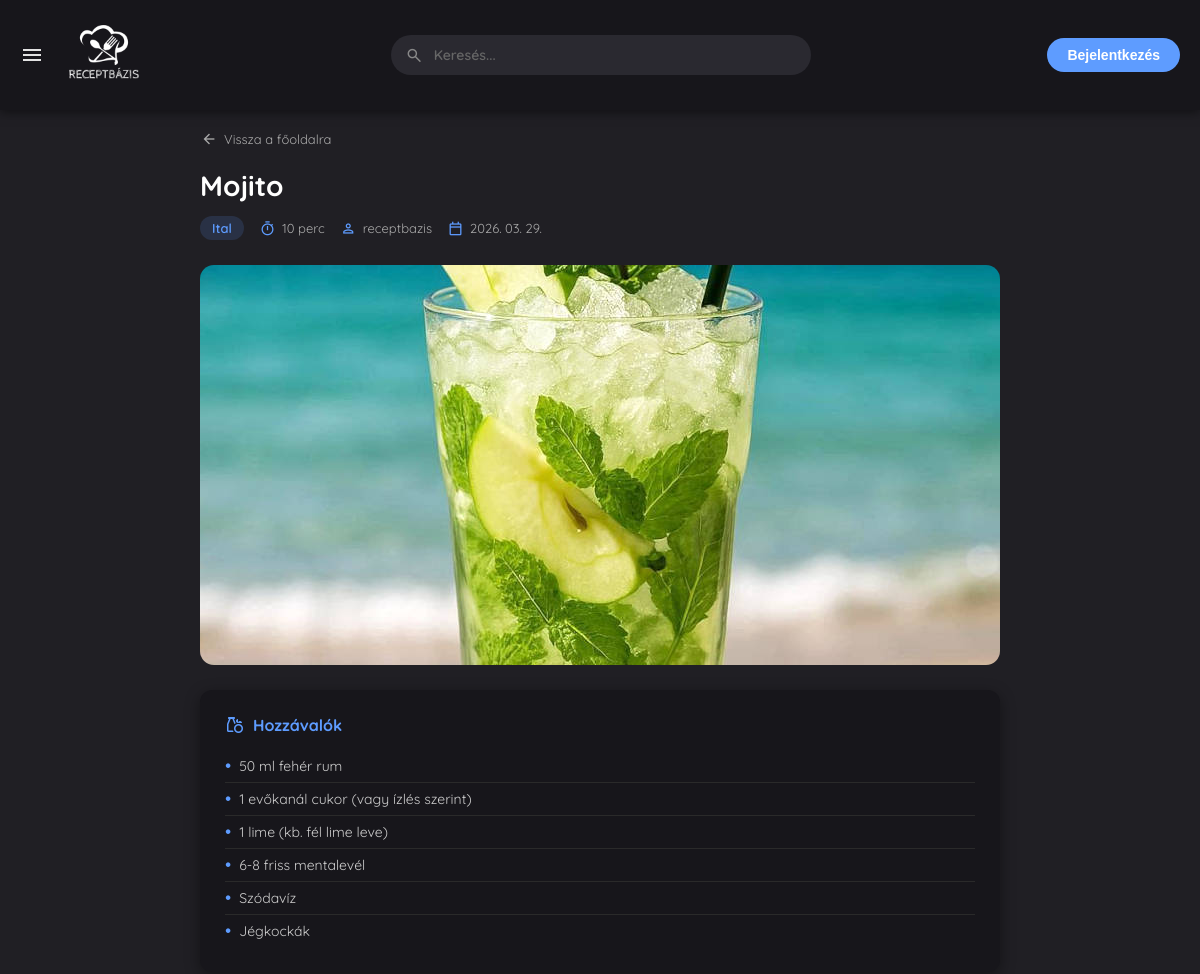
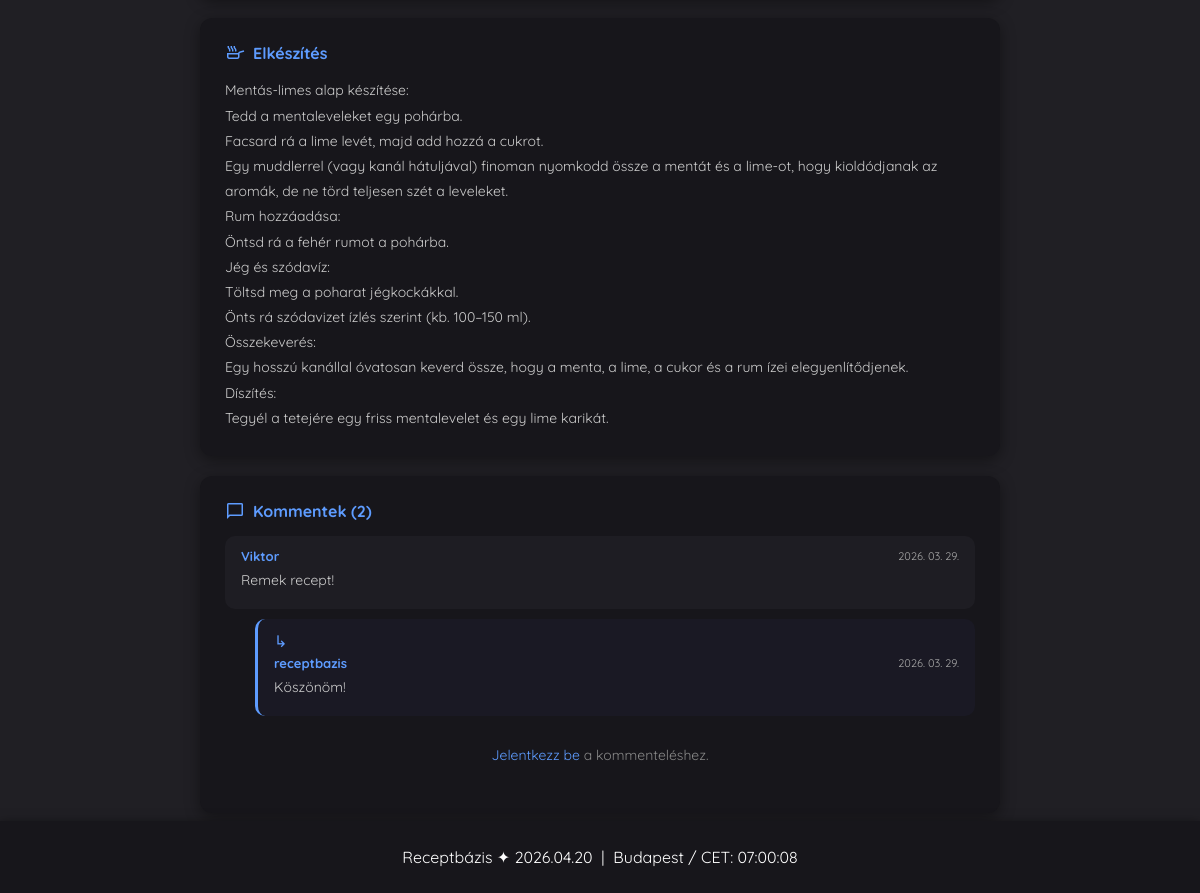
The page /recept.php?id=14 on the database its author committed (2 pictures, top to bottom).
### tables this page shows
CREATE TABLE `receptek` (
  `id` int(11) NOT NULL,
  `felhasznalo_id` int(11) NOT NULL,
  `cim` varchar(150) NOT NULL,
  `leiras` text NOT NULL,
  `hozzavalok` text NOT NULL,
  `elkeszitesi_ido` int(11) DEFAULT NULL,
  `letrehozva` timestamp NOT NULL DEFAULT current_timestamp(),
  `kategoria` varchar(50) NOT NULL,
  `indexkep` varchar(255) DEFAULT NULL,
  `receptkep` varchar(255) DEFAULT NULL,
  `youtube_link` varchar(255) DEFAULT NULL
);

CREATE TABLE `felhasznalok` (
  `id` int(11) NOT NULL,
  `felhasznalonev` varchar(50) NOT NULL,
  `email` varchar(100) NOT NULL,
  `jelszo` varchar(255) NOT NULL,
  `regisztracio_ideje` timestamp NOT NULL DEFAULT current_timestamp(),
  `profilkep` varchar(255) DEFAULT NULL,
  `is_admin` tinyint(1) NOT NULL DEFAULT 0
);

CREATE TABLE `kommentek` (
  `id` int(11) NOT NULL,
  `recept_id` int(11) NOT NULL,
  `felhasznalo_id` int(11) NOT NULL,
  `szoveg` text NOT NULL,
  `datum` timestamp NOT NULL DEFAULT current_timestamp(),
  `parent_id` int(11) DEFAULT NULL
);

### recept.php (the view, shortened to what this page needs)
<?php
include 'adatkapcsolat.php';
$receptId = intval($_GET['id']);
$stmt = $conn->prepare("
    SELECT receptek.*, felhasznalok.felhasznalonev, felhasznalok.id AS szerzo_id
    FROM receptek
    JOIN felhasznalok ON receptek.felhasznalo_id = felhasznalok.id
    WHERE receptek.id = ?
");
$stmt->bind_param("i", $receptId);
$stmt->execute();
$recept = $stmt->get_result()->fetch_assoc();
$stmt = $conn->prepare("
    SELECT kommentek.id, kommentek.szoveg, kommentek.datum, kommentek.parent_id,
           felhasznalok.felhasznalonev, felhasznalok.id AS felhasznalo_id
    FROM kommentek
    JOIN felhasznalok ON kommentek.felhasznalo_id = felhasznalok.id
    WHERE kommentek.recept_id = ?
    ORDER BY kommentek.datum ASC
");
$stmt->bind_param("i", $receptId);
$stmt->execute();
$osszes_komment = $stmt->get_result()->fetch_all(MYSQLI_ASSOC);
$kommentekById = [];
$gyokerek = [];
foreach ($osszes_komment as &$k) {
    $k['valaszok'] = [];
    $kommentekById[$k['id']] = &$k;
}
foreach ($kommentekById as $id => &$k) {
    if ($k['parent_id'] === null) {
        $gyokerek[] = &$k;
    } elseif (isset($kommentekById[$k['parent_id']])) {
        $kommentekById[$k['parent_id']]['valaszok'][] = &$k;
    }
}
$ytEmbed = null;
function kommentKiir($k, $receptId, $bejelentkezve, $melyseg = 0) {
    $bal = $melyseg > 0 ? 'margin-left:' . min($melyseg * 30, 60) . 'px;' : '';
    $kid = (int) $k['id'];
    ?>
    <div class="komment-elem<?= $melyseg > 0 ? ' valasz-elem' : '' ?>" id="komment-<?= $kid ?>" style="<?= $bal ?>">
        <?php if ($melyseg > 0): ?><div class="valasz-jelzo">↳</div><?php endif; ?>
        <div class="komment-fejlec">
            <a href="profil.php?id=<?= (int) $k['felhasznalo_id'] ?>" class="komment-nev">
                <?= htmlspecialchars($k['felhasznalonev']) ?>
            </a>
            <span class="komment-datum"><?= date('Y. m. d.', strtotime($k['datum'])) ?></span>
        </div>
        <p class="komment-szoveg"><?= htmlspecialchars($k['szoveg']) ?></p>
    </div>
    <?php foreach ($k['valaszok'] as $valasz): ?>
        <?php kommentKiir($valasz, $receptId, $bejelentkezve, $melyseg + 1); ?>
    <?php endforeach; ?>
    <?php
}
?>
<!DOCTYPE html>
<html lang="hu">
<head>
    <link rel="stylesheet" href="style.css">
</head>
<body class="sotettema">
<?php include 'header.php'; ?>
<div class="recept-oldal">
    <a href="home.php" class="vissza-link">
        <span class="material-symbols-outlined" style="font-size:18px;">arrow_back</span>
        Vissza a főoldalra
    </a>
    <h1 class="recept-cim"><?= htmlspecialchars($recept['cim']) ?></h1>
    <div class="recept-meta">
        <span class="kat-badge"><?= htmlspecialchars($recept['kategoria']) ?></span>
        <?php if (!empty($recept['elkeszitesi_ido'])): ?>
            <span class="meta-elem">
                <span class="material-symbols-outlined">timer</span>
                <?= $recept['elkeszitesi_ido'] ?> perc
            </span>
        <?php endif; ?>
        <span class="meta-elem">
            <span class="material-symbols-outlined">person</span>
            <a href="profil.php?id=<?= (int) $recept['szerzo_id'] ?>">
                <?= htmlspecialchars($recept['felhasznalonev']) ?>
            </a>
        </span>
        <span class="meta-elem">
            <span class="material-symbols-outlined">calendar_today</span>
            <?= date('Y. m. d.', strtotime($recept['letrehozva'])) ?>
        </span>
    </div>
    <?php if ($ytEmbed): ?>
        <iframe class="yt-iframe" src="<?= $ytEmbed ?>" allowfullscreen style="margin-bottom:20px;"></iframe>
    <?php elseif (!empty($recept['receptkep']) && file_exists($recept['receptkep'])): ?>
        <img src="<?= htmlspecialchars($recept['receptkep']) ?>" alt="<?= htmlspecialchars($recept['cim']) ?>" class="recept-boritokep">
    <?php elseif (!empty($recept['indexkep']) && file_exists($recept['indexkep'])): ?>
        <img src="<?= htmlspecialchars($recept['indexkep']) ?>" alt="<?= htmlspecialchars($recept['cim']) ?>" class="recept-boritokep">
    <?php endif; ?>
    <div class="blokk">
        <h2 class="blokk-cim">
            <span class="material-symbols-outlined">grocery</span>
            Hozzávalók
        </h2>
        <ul class="hozzavalok-lista">
            <?php foreach (explode("\n", trim($recept['hozzavalok'])) as $sor): ?>
                <?php $sor = trim($sor); if ($sor === '') continue; ?>
                <li><?= htmlspecialchars($sor) ?></li>
            <?php endforeach; ?>
        </ul>
    </div>
    <div class="blokk">
        <h2 class="blokk-cim">
            <span class="material-symbols-outlined">skillet</span>
            Elkészítés
        </h2>
        <p class="leiras"><?= htmlspecialchars($recept['leiras']) ?></p>
    </div>
    <div class="blokk" id="kommentek">
        <h2 class="blokk-cim">
            <span class="material-symbols-outlined">chat_bubble</span>
            Kommentek (<?= count($osszes_komment) ?>)
        </h2>
        <?php if (count($gyokerek) > 0): ?>
            <div class="komment-lista">
                <?php foreach ($gyokerek as $k): ?>
                    <?php kommentKiir($k, $receptId, isset($_SESSION['user_id'])); ?>
                <?php endforeach; ?>
            </div>
        <?php else: ?>
            <p class="nincs-komment">Még nincs komment ehhez a recepthez.</p>
        <?php endif; ?>
        <?php if (isset($_SESSION['user_id'])): ?>
            <form method="POST" action="recept.php?id=<?= $receptId ?>" class="komment-urlap" style="margin-top:10px;">
                <textarea name="szoveg" rows="3" placeholder="Írd ide a kommentedet..." required></textarea>
                <button type="submit" class="gomb">Küldés</button>
            </form>
        <?php else: ?>
            <p class="nem-bejelentkezett">
                <a href="login.php">Jelentkezz be</a> a kommenteléshez.
            </p>
        <?php endif; ?>
    </div>
</div>
<?php include 'footer.php'; ?>
</body>
</html>

### style.css (style rules this page uses)
body, html { margin: 0; padding: 0; width: 100%; height: 100%; overflow-x: hidden; font-family: 'Quicksand', sans-serif; }
body.sotettema { background-color: #201F24; color: #ffffff; }

### recept.php (style rules this page uses)
.recept-oldal { max-width: 800px; margin: 130px auto 80px auto; padding: 0 20px; }
.recept-boritokep { width: 100%; max-height: 400px; object-fit: cover; border-radius: 14px; display: block; margin-bottom: 25px; }
.recept-cim { font-size: 28px; font-weight: 700; margin: 0 0 12px 0; line-height: 1.3; }
body.sotettema .recept-cim { color: #fff; }
.recept-meta { display: flex; flex-wrap: wrap; gap: 15px; margin-bottom: 25px; font-size: 13px; }
.meta-elem { display: flex; align-items: center; gap: 6px; color: #aaa; }
.meta-elem a { color: #aaa; text-decoration: none; }
.meta-elem .material-symbols-outlined { font-size: 17px; color: #5e9cff; }
.kat-badge { background-color: rgba(94,156,255,0.15); color: #5e9cff; padding: 4px 12px; border-radius: 20px; font-weight: 600; font-size: 13px; }
.blokk { border-radius: 12px; padding: 25px; margin-bottom: 20px; }
body.sotettema .blokk { background-color: #17161B; box-shadow: 0 4px 15px rgba(0,0,0,0.4); }
.blokk-cim { font-size: 16px; font-weight: 700; color: #5e9cff; margin: 0 0 15px 0; display: flex; align-items: center; gap: 8px; }
.blokk-cim .material-symbols-outlined { font-size: 20px; }
.hozzavalok-lista { list-style: none; padding: 0; margin: 0; }
.hozzavalok-lista li { padding: 7px 0; border-bottom: 1px solid #2a2a2a; font-size: 14px; display: flex; align-items: center; gap: 8px; }
body.sotettema .hozzavalok-lista li { color: #ccc; border-bottom-color: #2a2a2a; }
.hozzavalok-lista li:last-child { border-bottom: none; }
.hozzavalok-lista li::before { content: "•"; color: #5e9cff; font-size: 18px; line-height: 1; }
.leiras { font-size: 14px; line-height: 1.8; white-space: pre-line; margin: 0; }
body.sotettema .leiras { color: #ccc; }
.komment-lista { display: flex; flex-direction: column; gap: 10px; margin-bottom: 20px; }
.komment-elem { border-radius: 10px; padding: 12px 16px; }
body.sotettema .komment-elem { background-color: #1e1d23; }
.valasz-elem { border-left: 3px solid #5e9cff; }
body.sotettema .valasz-elem { background-color: #1a1924; }
.valasz-jelzo { font-size: 16px; color: #5e9cff; margin-bottom: 4px; }
.komment-fejlec { display: flex; justify-content: space-between; align-items: center; margin-bottom: 6px; }
.komment-nev { font-weight: 700; font-size: 13px; color: #5e9cff; text-decoration: none; }
.komment-datum { font-size: 11px; }
body.sotettema .komment-datum { color: #aaa; }
.komment-szoveg { font-size: 14px; line-height: 1.5; margin: 0 0 6px 0; }
body.sotettema .komment-szoveg { color: #ccc; }
.vissza-link { display: inline-flex; align-items: center; gap: 6px; font-size: 13px; color: #aaa; text-decoration: none; margin-bottom: 20px; }
.nem-bejelentkezett { font-size: 14px; color: #888; text-align: center; padding: 10px 0; }
.nem-bejelentkezett a { color: #5e9cff; text-decoration: none; }

### rows shown on the page
receptek: cim "Mojito", kategoria "Ital", elkeszitesi_ido "10", felhasznalo.felhasznalonev "receptbazis", letrehozva "2026. 03. 29.", receptkep (picture), hozzavalok "50 ml fehér rum", hozzavalok "1 evőkanál cukor (vagy ízlés szerint)", hozzavalok "1 lime (kb. fél lime leve)", hozzavalok "6-8 friss mentalevél", hozzavalok "Szódavíz", hozzavalok "Jégkockák", leiras "Mentás-limes alap készítése: Tedd a mentaleveleket egy pohárba. Facsard rá a lime levét, majd add hozzá a cukrot. Egy muddlerrel (vagy kanál hátuljával) finoman nyomkodd össze a mentát és a lime-ot, hogy kioldódjanak az aromák, de ne törd teljesen szét a leveleket. Rum hozzáadása: Öntsd rá a fehér rumot a pohárba. Jég és szódavíz: Töltsd meg a poharat jégkockákkal. Önts rá szódavizet ízlés szerint (kb. 100–150 ml). Összekeverés: Egy hosszú kanállal óvatosan keverd össze, hogy a menta, a lime, a cukor és a rum ízei elegyenlítődjenek. Díszítés: Tegyél a tetejére egy friss mentalevelet és egy lime karikát."
kommentek: felhasznalo.felhasznalonev "Viktor", datum "2026. 03. 29.", szoveg "Remek recept!"
kommentek: felhasznalo.felhasznalonev "receptbazis", datum "2026. 03. 29.", szoveg "Köszönöm!"

### other values the page prints
count($osszes_komment) "2"
